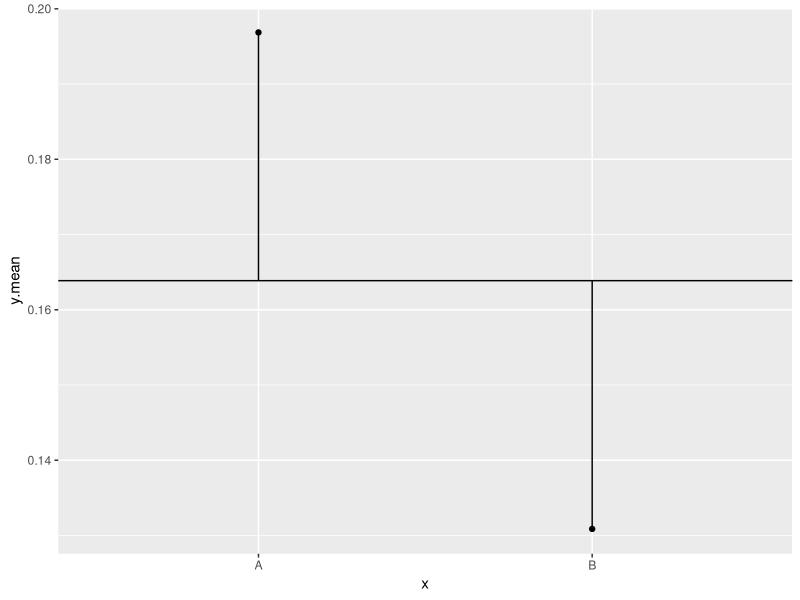
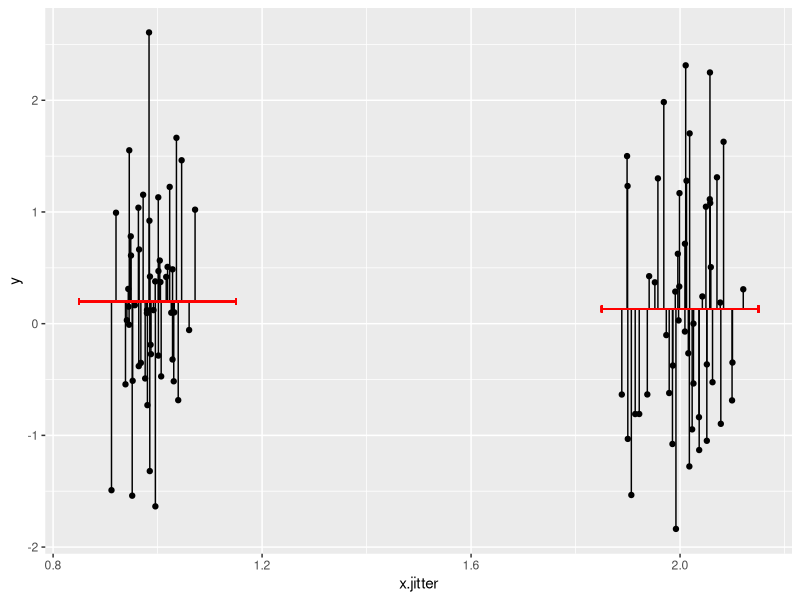

Write R code to recreate these figures, in order.

## LOAD REQUIRED LIBRARIES ----

library(dplyr)
library(ggplot2)


## SET PARAMETERS ----

n <- 100 # sample size
y <- rnorm(n) # generate random responses from a normal distribution
groups <- LETTERS[1:2] # number of groups
x <- as.factor(rep_len(groups, n)) # factor variable

stdev <- 0.05
x.jitter <- as.numeric(x) + rnorm(n, sd = stdev)
df <- data.frame(y, x, x.jitter) # create data frame


group.means <- df %>% group_by(x) %>% summarise(y.mean = mean(y)) # get mean response for each factor level
grand.mean <- mean(y)

df.full <- left_join(df, group.means) %>% 
  mutate(grand.mean = grand.mean, 
         resid.mean = y.mean - grand.mean, 
         squares.mean = resid.mean^2, 
         resid = y - y.mean, 
         squares.resid = resid^2)

ggplot(group.means, aes(x = x, y = y.mean)) + 
  geom_point() + 
  geom_hline(yintercept = grand.mean) +
  geom_segment(aes(yend = y.mean, y = grand.mean, xend = x, x = x))

ggplot(df.full, aes(x = x.jitter, y = y)) + 
  geom_point() + 
  geom_linerange(aes(ymin = y.mean, ymax = y)) +
  geom_errorbarh(aes(xmin = as.numeric(x) - stdev*3, 
                     xmax = as.numeric(x) + stdev*3, 
                     y = y.mean),
                 color = "red")

## ANOVA with R ----

anova(lm(y~x))


## ANOVA manually ----

group.DF <- length(groups) - 1
resid.DF <- n - group.DF - 1

group.Sum_Squares <- sum(df.full$squares.mean)
resid.Sum_Squares <- sum(df.full$squares.resid)

group.Mean_Squares <- group.Sum_Squares/group.DF
resid.Mean_Squares <- resid.Sum_Squares/resid.DF

F_ratio <- group.Mean_Squares/resid.Mean_Squares
P_value <- 1 - pf(q = F_ratio, df1 = group.DF, df2 = resid.DF)
